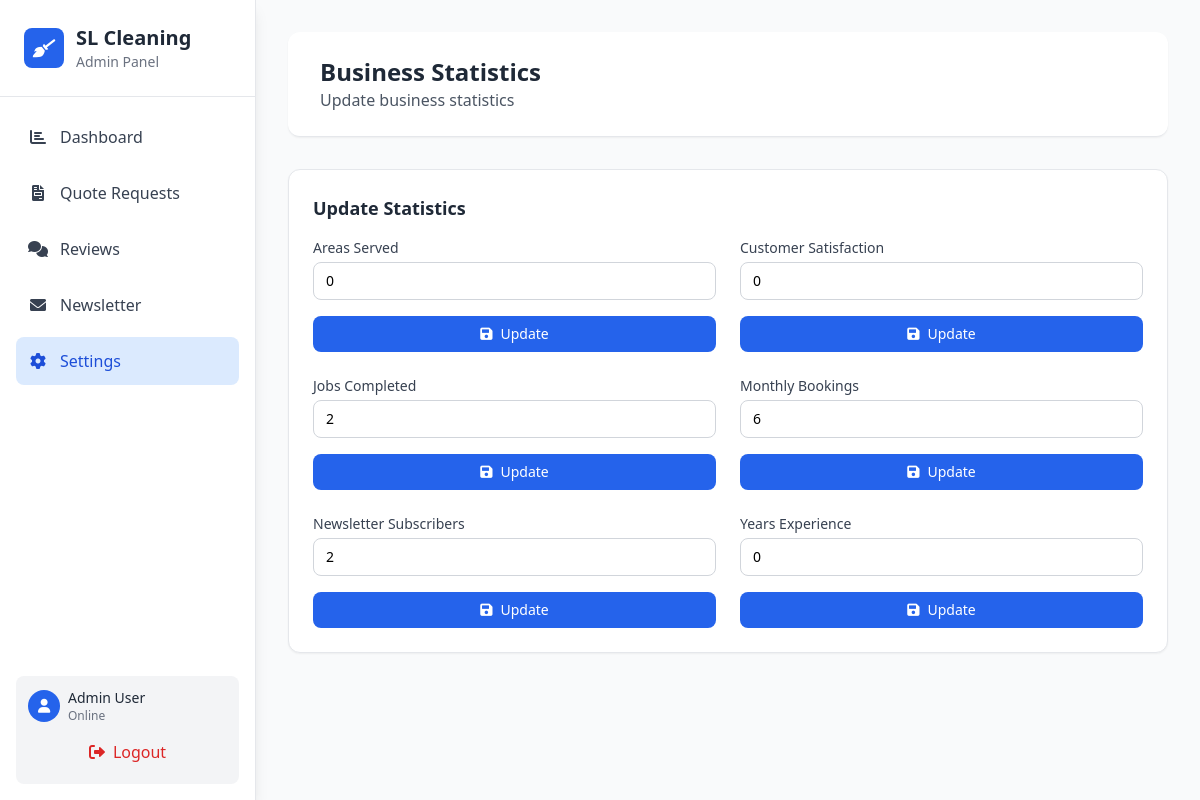
The app's page /admin/stats (signed in), older data.
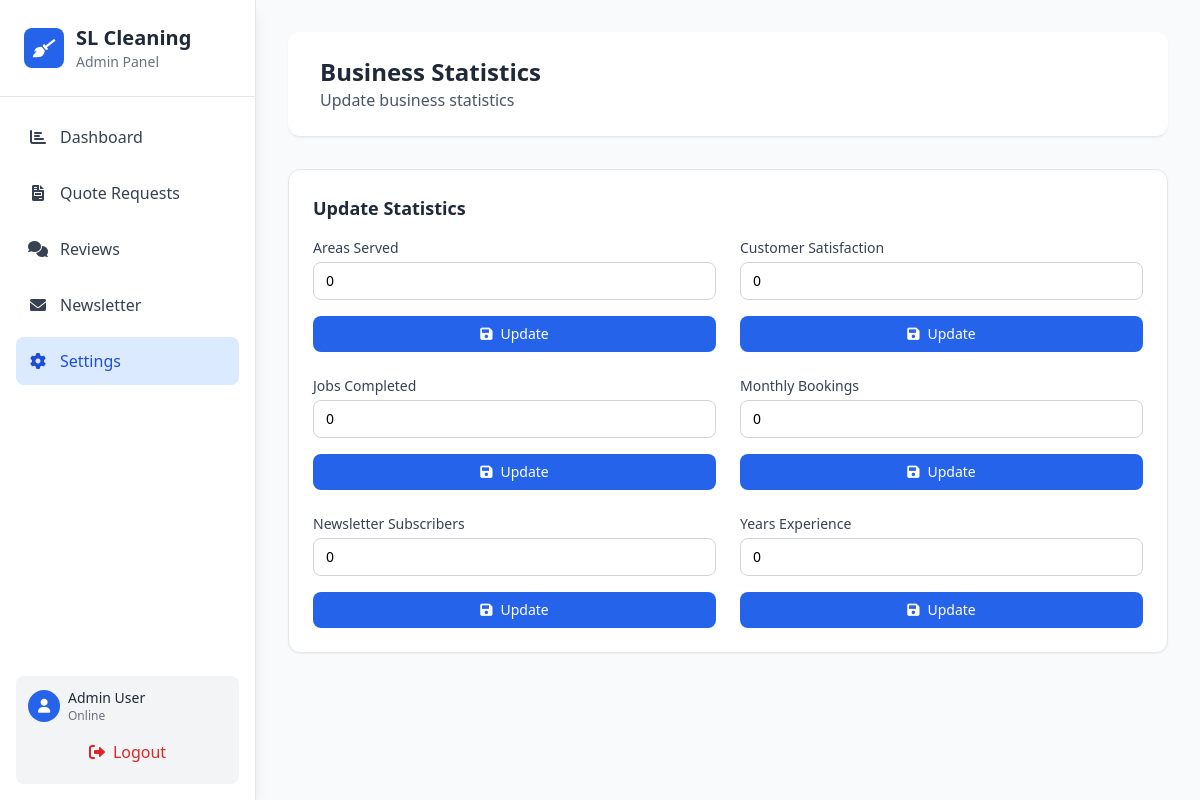
The same page, newer data.
### tables this page shows
CREATE TABLE business_stats (
            id INTEGER PRIMARY KEY AUTOINCREMENT,
            stat_name TEXT UNIQUE NOT NULL,
            stat_value INTEGER NOT NULL,
            updated_at TIMESTAMP DEFAULT CURRENT_TIMESTAMP
        );

### app.py (the view, shortened to what this page needs)
@app.route('/admin/stats', methods=['GET', 'POST'])
@login_required
@ip_whitelist_required
def admin_stats():
    conn = get_db_connection()
    stats = conn.execute('SELECT * FROM business_stats ORDER BY stat_name').fetchall()
    conn.close()
    return render_template('admin_stats.html', stats=stats)

### app.py (called while the page is built, shortened)
def get_db_connection():
    conn = sqlite3.connect(DATABASE)
    conn.row_factory = sqlite3.Row
    return conn

def ip_whitelist_required(f):
    @wraps(f)
    def decorated_function(*args, **kwargs):
        if ADMIN_IP_WHITELIST:
            client_ip = request.environ.get('HTTP_X_FORWARDED_FOR', request.environ.get('REMOTE_ADDR'))
            if client_ip not in ADMIN_IP_WHITELIST:
                flash('Access denied from this IP address.', 'danger')
                return redirect(url_for('index'))
        return f(*args, **kwargs)
    return decorated_function

def login_required(f):
    @wraps(f)
    def decorated_function(*args, **kwargs):
        if 'admin_logged_in' not in session:
            return redirect(url_for('admin_login'))
        return f(*args, **kwargs)
    return decorated_function

@app.before_request
def make_session_permanent():
    session.permanent = True
    if 'admin_logged_in' in session:
        last_activity = session.get('last_activity')
        session_duration = session.get('session_duration', 'regular')
        session['last_activity'] = datetime.now().isoformat()

### templates/admin_stats.html (shortened to what the changed rows need)
<!DOCTYPE html>
<html lang="en">
<head>
    <script src="https://cdn.tailwindcss.com"></script>
    <link href="https://cdnjs.cloudflare.com/ajax/libs/font-awesome/6.0.0/css/all.min.css" rel="stylesheet">
</head>
<body class="bg-gray-50">
    <div class="flex min-h-screen">
        <aside id="sidebar" class="w-64 bg-white shadow-lg border-r border-gray-200 fixed inset-y-0 left-0 z-40 transform transition-transform duration-300 ease-in-out md:relative md:translate-x-0 -translate-x-full">
            <div class="flex flex-col h-full justify-between">
                <div>
                    <div class="p-4 sm:p-6 border-b border-gray-200 flex items-center justify-between">
                        <div class="flex items-center space-x-3">
                            <div>
                                <h1 class="font-bold text-lg sm:text-xl text-gray-800">SL Cleaning</h1>
                            </div>
                        </div>
                    </div>
                </div>
            </div>
        </aside>
        <main class="flex-1 p-4 sm:p-8 overflow-auto md:ml-0 ml-0">
            <header class="bg-white border-b border-gray-200 px-4 sm:px-8 py-4 sm:py-6 mb-4 sm:mb-8 rounded-xl shadow-sm">
                <div class="flex items-center justify-between flex-wrap gap-4">
                    <div>
                        <h1 class="text-xl sm:text-2xl font-bold text-gray-800">Business Statistics</h1>
                    </div>
                </div>
            </header>
            <div class="bg-white rounded-xl shadow-sm border border-gray-200 p-4 sm:p-6">
                <h2 class="text-base sm:text-lg font-semibold text-gray-800 mb-4">Update Statistics</h2>
                <div class="grid grid-cols-1 sm:grid-cols-2 gap-4 sm:gap-6">
                    {% for stat in stats %}
                    <form action="/admin/stats" method="POST" class="space-y-4">
                        <div>
                            <label for="{{ stat.stat_name }}" class="block text-sm font-medium text-gray-700">
                                {{ stat.stat_name | replace('_', ' ') | title }}
                            </label>
                            <input type="number" id="{{ stat.stat_name }}" name="stat_value" value="{{ stat.stat_value }}" class="mt-1 block w-full border border-gray-300 rounded-lg px-3 py-2 focus:ring-blue-500 focus:border-blue-500 text-sm" required>
                        </div>
                        <button type="submit" class="bg-blue-600 text-white px-3 sm:px-4 py-2 rounded-lg hover:bg-blue-700 transition-colors w-full text-sm">
                            <i class="fas fa-save mr-2"></i>Update
                        </button>
                    </form>
                    {% endfor %}
                </div>
            </div>
        </main>
    </div>
</body>
</html>

Row changes from the older to the newer data that the page shows:
changed business_stats "Jobs Completed": stat_value "2" → "0"
changed business_stats "Monthly Bookings": stat_value "6" → "0"
changed business_stats "Newsletter Subscribers": stat_value "2" → "0"
